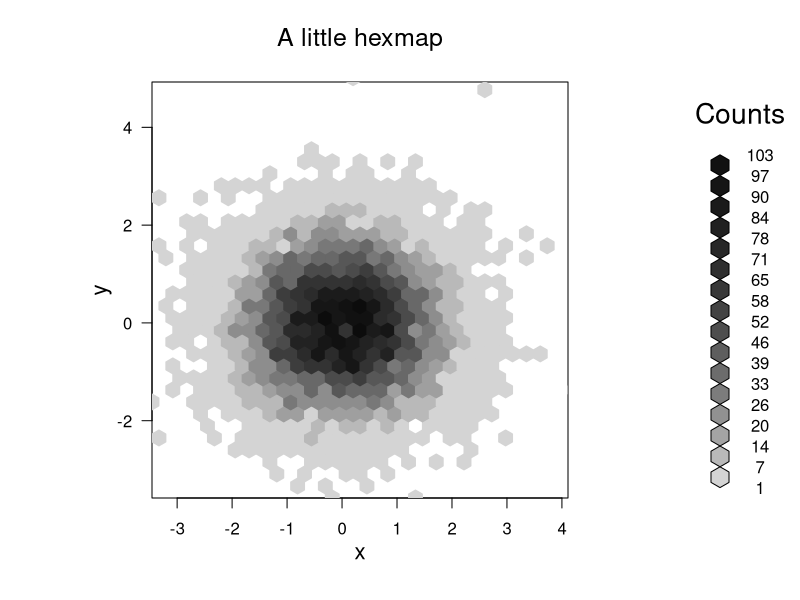

The R source for this figure:
# Jan-Philipp Kolb
# Mon Oct 19 15:53:08 2020
# hexagons

library(hexbin)

x <- rnorm(10000)
y <- rnorm(10000)

plot(hexbin(x, y), main = "A little hexmap")




# To Do -------------------------------------------------------------------

# - get adequate data
# - data with latitude longitude coordinates


# Links -------------------------------------------------------------------

# https://cran.r-project.org/web/packages/GADMTools/vignettes/GADMTools_GRAPHICS.pdf

# https://cran.r-project.org/web/packages/hexbin/hexbin.pdf

# https://www.data-to-viz.com/graph/hexbinmap.html

# https://www.r-graph-gallery.com/hexbin-map


# https://www.data-to-viz.com/story/RegionWithValue.html

# https://timogrossenbacher.ch/2016/12/beautiful-thematic-maps-with-ggplot2-only/

# https://geocompr.robinlovelace.net/adv-map.html



# https://www.r-bloggers.com/2020/06/creating-an-hex-map-of-france-electricity-consumption/
